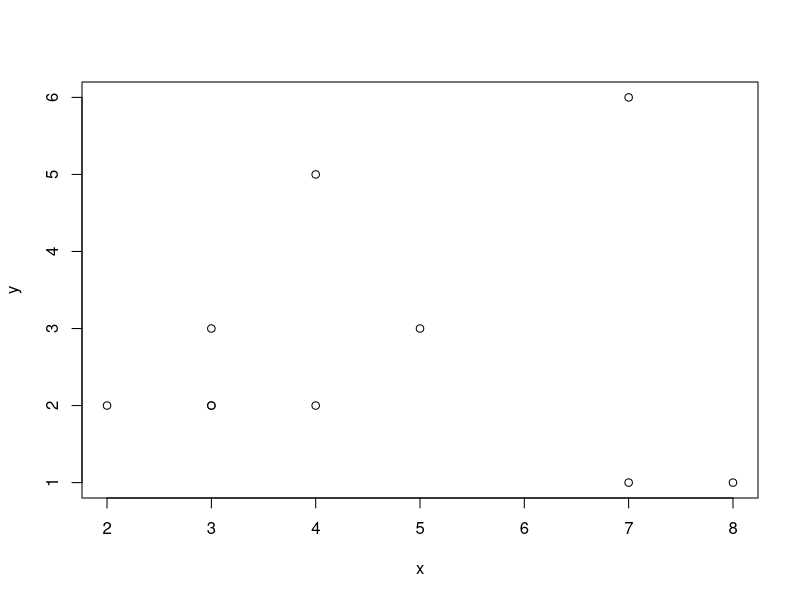
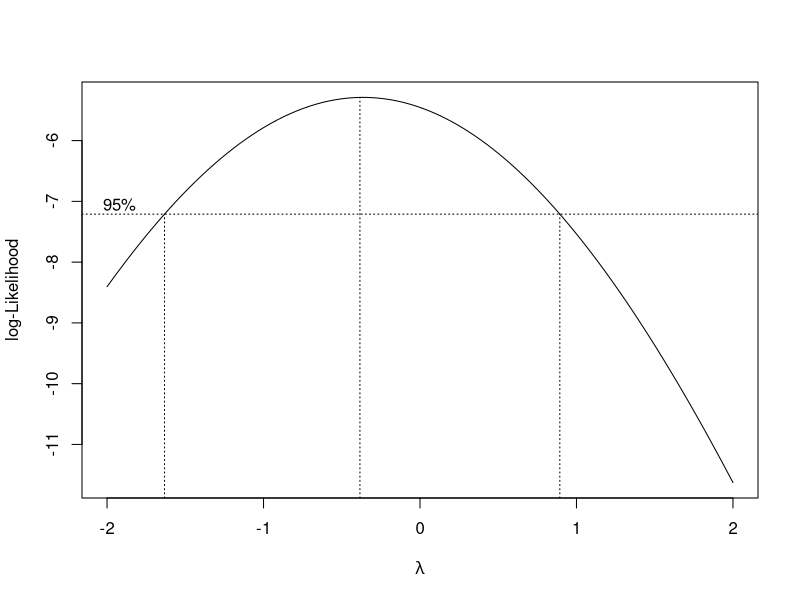
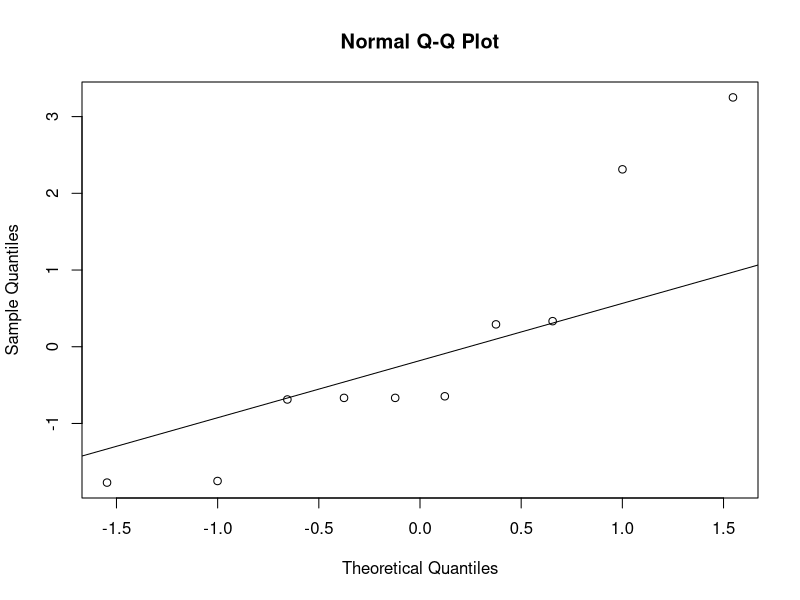
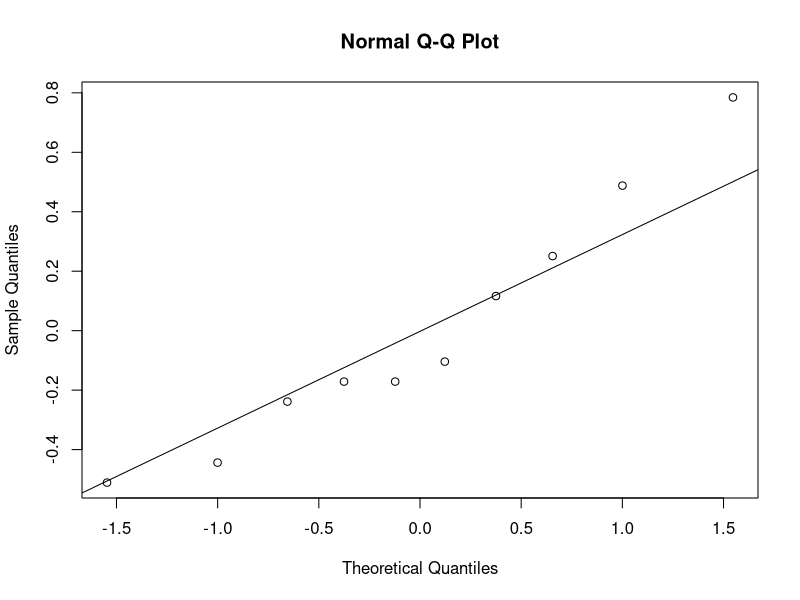

These charts were generated, in order, by the following R code:
library(MASS)

y <- c(1, 1, 2, 2, 2, 2, 3, 3, 5, 6) # dependent variable y 

x <- c(8, 7, 3, 2, 3, 4, 5, 3, 4, 7) # independent variable x

plot(y ~ x)

model <- lm(y~x) 
model

box_cox <- boxcox(y ~ x) 
box_cox

lambda <- box_cox$x[which.max(box_cox$y)] 
lambda

new_model <- lm(((y^lambda-1)/lambda) ~ x) 
new_model

qqnorm(model$residuals) 
qqline(model$residuals)


qqnorm(new_model$residuals) 
qqline(new_model$residuals)

